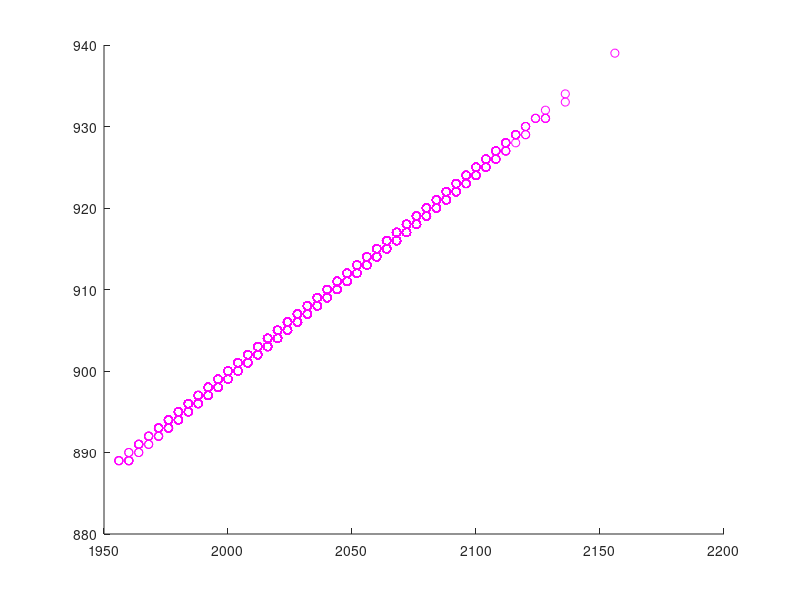

This figure's MATLAB source:
%clear all
%close all

Nn=1000;    %%% jugadas
Cc=0.7;      %%% prob apretar palanca Coopera
Ss=[ones(ceil(Nn*Cc),1);zeros(floor(Nn*(1-Cc)),1)];
M=[1 2;8 4];  %%% [CC DC;CD DD]
 
for iter=1:10000;
    Ss(randperm(Nn))=Ss;
    TFT=[1;Ss(1:end-1)];
    aux=10*Ss+TFT;
    CCc=length(find(aux==11));
    CDd=length(find(aux==10));
    DCc=length(find(aux==1));
    DDd=length(find(aux==0));
    Rr(iter)=CCc*M(1,1)+CDd*M(1,2);
    TO(iter)=DCc*M(2,1)+DDd*M(2,2);
end

%figure;
hold on;
scatter(TO,Rr,'m')
hold off;